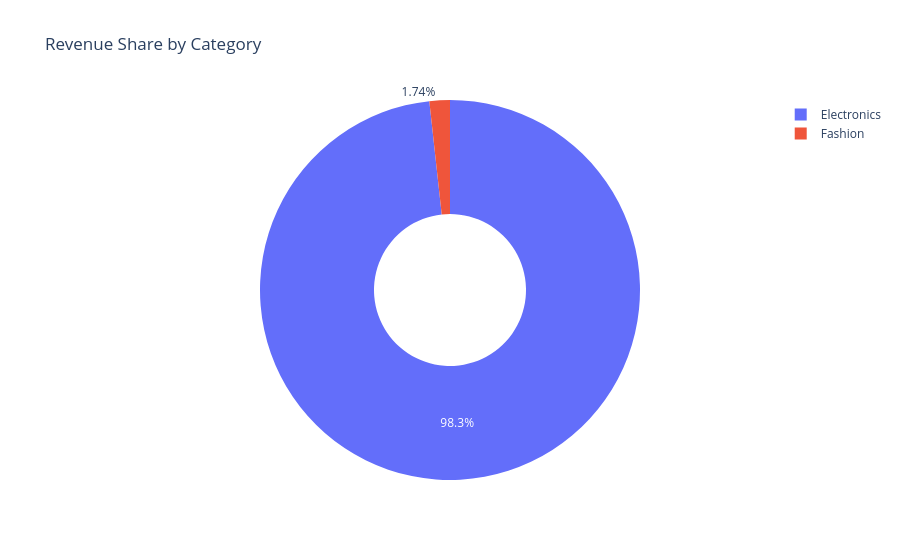

Notebook cell for this chart:
### Code cell
# CHART 8 — PLOTLY INTERACTIVE PIE CHART

fig = px.pie(
    category_sales,
    names='Category',
    values='Revenue',
    title='Revenue Share by Category',
    hole=0.4
)
fig.show()

### Figure 1 — Plotly figure (JSON) as saved in the notebook; plotly's stock layout.template omitted (floating-point values rounded to 4 significant figures)
{"data": [{"domain": {"x": [0, 1], "y": [0, 1]}, "hole": 0.4, "hovertemplate": "Category=%{label}<br>Revenue=%{value}<extra></extra>", "labels": ["Electronics", "Fashion"], "legendgroup": "", "name": "", "showlegend": true, "type": "pie", "values": [164125, 2900]}], "layout": {"legend": {"tracegroupgap": 0}, "title": {"text": "Revenue Share by Category"}}}
